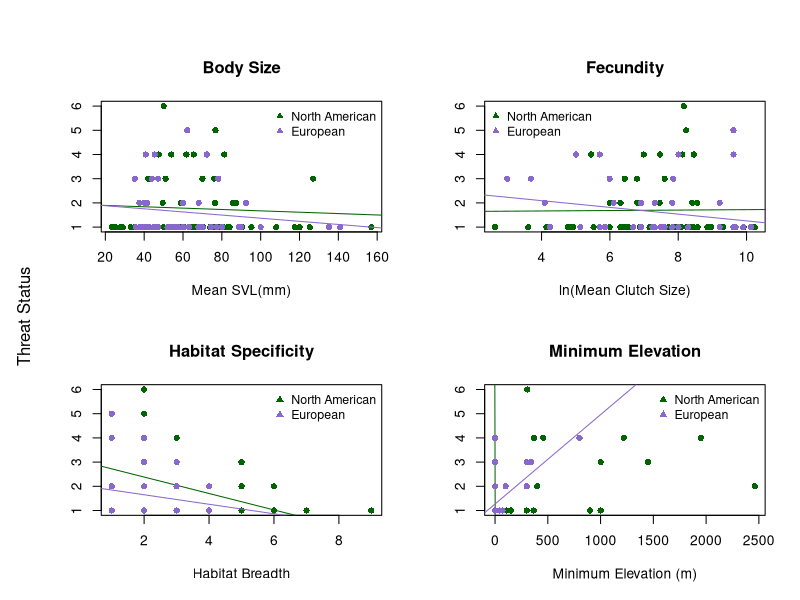
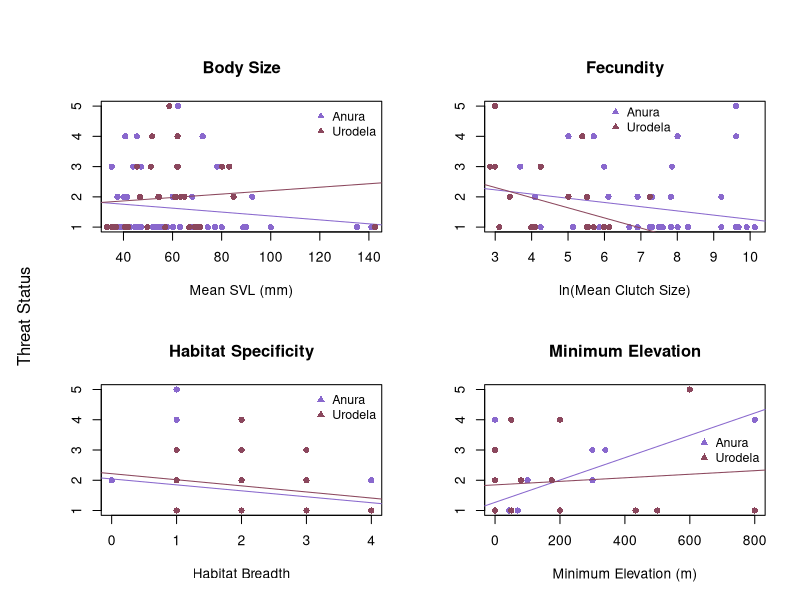

Here is the R script that generated these plots, in order: (Note: this script raises an error after producing the figures.)
# ENEC 395 Undergraduate Research 
# Alicia Wood
# 3/20/17
# Correlates of Extinction Risk in European and North American Amphibians



### Setting my working directory to the folder where all of my data and code are stored

setwd('~/Desktop/Extinction-Risk')

library(dplyr)
library(tidyr)



### Reading in raw data files

NAfrogs = read.table("NorthAmericanFrogs.txt", header=T, sep = '\t', quote = "\"")
NApaired = read.table("NorthAmericanFrogsPaired.txt", header=T, sep='\t', quote = "\"")
EuroAmphib = read.table("EuropeanAmphibians.txt", header=T, sep = '\t', quote = "\"", 
                        na.strings = "DD")
Taxonomy = read.table("Taxonomy.txt", header=T, sep = '\t', quote = "\"")



### Simplifying and preparing data for analysis

#Creating Habitat Breadth columns in both datasets
EuroAmphib$Forest <- apply(EuroAmphib[,c(123:131)], 1, sum)
EuroAmphib$Forest[EuroAmphib$Forest > 0] <- 1
EuroAmphib$Savanna <- apply(EuroAmphib[,c(132:133)], 1, sum)
EuroAmphib$Savanna[EuroAmphib$Savanna > 0] <- 1
EuroAmphib$Shrubland <- apply(EuroAmphib[,c(134:141)], 1, sum)
EuroAmphib$Shrubland[EuroAmphib$Shrubland > 0] <- 1
EuroAmphib$Grassland <- apply(EuroAmphib[,c(142:148)], 1, sum)
EuroAmphib$Grassland[EuroAmphib$Grassland > 0] <- 1
EuroAmphib$Wetlands <- apply(EuroAmphib[,c(149:164)], 1, sum)
EuroAmphib$Wetlands[EuroAmphib$Wetlands > 0] <- 1
EuroAmphib$RockyAreas[EuroAmphib$Habitat_RockyAreas_inland_cliffs_moutain_peaks == 1] <- 1
EuroAmphib$RockyAreas[EuroAmphib$Habitat_RockyAreas_inland_cliffs_moutain_peaks == 0] <- 0
EuroAmphib$Caves <- apply(EuroAmphib[,c(166:167)], 1, sum)
EuroAmphib$Caves[EuroAmphib$Caves > 0] <- 1
EuroAmphib$Deserts <- apply(EuroAmphib[,c(168:170)], 1, sum)
EuroAmphib$Deserts[EuroAmphib$Deserts > 0] <- 1
EuroAmphib$ArtificialTerrestrial <- apply(EuroAmphib[,c(171:176)], 1, sum)
EuroAmphib$ArtificialTerrestrial[EuroAmphib$ArtificialTerrestrial > 0] <- 1
EuroAmphib$Other[EuroAmphib$Habitat_Other_dunes == 1] <- 1
EuroAmphib$Other[EuroAmphib$Habitat_Other_dunes == 0] <- 0
EuroAmphib$HabitatBreadth <- apply(EuroAmphib[,c(255:264)], 1, sum)
NAfrogs$HabitatBreadth <- apply(NAfrogs[,c(22:33)], 1, sum)

#Condensing mean max and min Clutch Size into 1 mean Clutch Size column for NA dataset
NAfrogs$ClutchSize <- ifelse(is.na(NAfrogs$MeanClutchSize), ifelse(is.na(NAfrogs$MaxClutchSize), 
                      ifelse(is.na(NAfrogs$MinClutchSize), NA, NAfrogs$MinClutchSize),
                      ifelse(is.na(NAfrogs$MinClutchSize), NAfrogs$MaxClutchSize, 
                      rowMeans(NAfrogs[,c("MinClutchSize", "MaxClutchSize")]))), 
                      NAfrogs$MeanClutchSize)

#Simplifying NAfrogs SVL data into 1 Mean SVL column
NAfrogs$SVLunspecified <- ifelse(is.na(NAfrogs$MeanSVL_Unspecified_mm), 
                                 ifelse(is.na(NAfrogs$MaxSVL_Unspecified_mm),
                                        ifelse(is.na(NAfrogs$MinSVL_Unspecified_mm), NA, 
                                               NAfrogs$MinSVL_Unspecified_mm), 
                                        ifelse(is.na(NAfrogs$MinSVL_Unspecified_mm), 
                                               NAfrogs$MaxSVL_Unspecified_mm, 
                                               rowMeans(NAfrogs[,c("MinSVL_Unspecified_mm", 
                                                                   "MaxSVL_Unspecified_mm")]))), 
                                 NAfrogs$MeanSVL_Unspecified_mm)
NAfrogs$SVLfemale <- ifelse(is.na(NAfrogs$MeanSVL_Female_mm), 
                            ifelse(is.na(NAfrogs$MaxSVL_Female_mm), 
                                   ifelse(is.na(NAfrogs$MinSVL_Female_mm), NA, 
                                          NAfrogs$MinSVL_Female_mm), 
                                   ifelse(is.na(NAfrogs$MinSVL_Female_mm), 
                                          NAfrogs$MaxSVL_Female_mm, 
                                          rowMeans(NAfrogs[,c("MinSVL_Female_mm", 
                                                              "MaxSVL_Female_mm")]))), 
                            NAfrogs$MeanSVL_Female_mm)
NAfrogs$SVLmale <- ifelse(is.na(NAfrogs$MeanSVL_Male_mm), 
                          ifelse(is.na(NAfrogs$MaxSVL_Male_mm), 
                                 ifelse(is.na(NAfrogs$MinSVL_Male_mm), NA, 
                                        NAfrogs$MinSVL_Male_mm), 
                                 ifelse(is.na(NAfrogs$MinSVL_Male_mm), NAfrogs$MaxSVL_Male_mm, 
                                        rowMeans(NAfrogs[,c("MinSVL_Male_mm", 
                                                            "MaxSVL_Male_mm")]))), 
                          NAfrogs$MeanSVL_Male_mm)
NAfrogs$SVLMFmean <- rowMeans(NAfrogs[,c("SVLfemale", "SVLmale")])
NAfrogs$SVL <- ifelse(!is.na(NAfrogs$SVLunspecified) & !is.na(NAfrogs$SVLfemale) & 
                        !is.na(NAfrogs$SVLmale), rowMeans(NAfrogs[,c("SVLunspecified", 
                                                                     "SVLMFmean")]), 
                      ifelse(is.na(NAfrogs$SVLunspecified), 
                             ifelse(is.na(NAfrogs$SVLfemale), 
                                    ifelse(is.na(NAfrogs$SVLmale), NA, NAfrogs$SVLmale), 
                                    ifelse(is.na(NAfrogs$SVLmale), NAfrogs$SVLfemale, 
                                           NAfrogs$SVLMFmean)), NAfrogs$SVLunspecified))



### Organizing Threat Data

# Creating Continuous Threat Status Values in European Dataset
EuroAmphib$threat[EuroAmphib$IUCN_Status_LeastConcern == 1] <- 1
EuroAmphib$threat[EuroAmphib$IUCN_Status_NearThreatened == 1] <- 2
EuroAmphib$threat[EuroAmphib$IUCN_Status_Vulnerable == 1] <- 3
EuroAmphib$threat[EuroAmphib$IUCN_Status_Endangered == 1] <- 4
EuroAmphib$threat[EuroAmphib$IUCN_Status_CriticallyEndangered == 1] <- 5
# Creating Threat status ordinal values
threat = data.frame(IUCN_Threat_Status = c('LC', 'NT', 'VU', 'EN', 'CR', 'EW'),
                    threat = 1:6)



### Joining in taxonomy and threat datasets

NAfrogs <- merge(NAfrogs, Taxonomy, by = "SpeciesName") %>% left_join(threat)
EuroAmphib <- merge(EuroAmphib, Taxonomy, by = "SpeciesName")



### Dividing European dataset into Anura and Urodela order datasets

Efrogs <- EuroAmphib[EuroAmphib$Order == 'Anura',]
Esalamanders <- EuroAmphib[EuroAmphib$Order == 'Urodela',]



##### Plots and Linear Models



## North American and European Anura Comparison
pdf('plots/NA_Eur_anura.pdf', height = 8, width = 10)
par(mfrow=c(2,2), oma = c(0,2,2,0))
# SVL
plot(NAfrogs$SVL, NAfrogs$threat, xlab = "Mean SVL(mm)", ylab = "", 
     main = "Body Size", col = "darkgreen", pch = 16)
lm_svl_na = lm(NAfrogs$threat ~ NAfrogs$SVL)
abline(lm_svl_na, col = "darkgreen")
summary(lm_svl_na)
points(Efrogs$SVL_Unspecified_mm, Efrogs$threat, 
       col = "mediumpurple3", pch = 16)
lm_svl_e = lm(Efrogs$threat ~ Efrogs$SVL_Unspecified_mm)
abline(lm_svl_e, col = "mediumpurple3")
summary(lm_svl_e)
legend("topright", c("North American", "European"), pch = 17, 
       col = c("darkgreen", "mediumpurple3"), cex = 0.9, bty = "n")
# Clutch Size
plot(log(NAfrogs$ClutchSize), NAfrogs$threat, xlab = "ln(Mean Clutch Size)", ylab = "", 
     main = "Fecundity", col = "darkgreen", pch = 16)
lm_cs_na = lm(NAfrogs$threat ~ log(NAfrogs$ClutchSize))
abline(lm_cs_na, col = "darkgreen")
summary(lm_cs_na)
points(log(Efrogs$Number_of_eggs_or_offspring), Efrogs$threat, 
       col = "mediumpurple3", pch = 16)
lm_cs_e = lm(Efrogs$threat ~ log(Efrogs$Number_of_eggs_or_offspring))
abline(lm_cs_e, col = "mediumpurple3")
summary(lm_cs_e)
legend("topleft", c("North American", "European"), pch = 17, 
       col = c("darkgreen", "mediumpurple3"), cex = 0.9, bty = "n")
# Habitat Breadth
plot(NAfrogs$HabitatBreadth, NAfrogs$threat, xlab = "Habitat Breadth", ylab = "", 
     main = "Habitat Specificity", col = "darkgreen", pch = 16)
lm_hb_na = lm(NAfrogs$threat ~ NAfrogs$HabitatBreadth)
abline(lm_hb_na, col = "darkgreen")
summary(lm_hb_na)
points(Efrogs$HabitatBreadth, Efrogs$threat, 
       col = "mediumpurple3", pch = 16)
lm_hb_e = lm(Efrogs$threat ~ Efrogs$HabitatBreadth)
abline(lm_hb_e, col = "mediumpurple3")
summary(lm_hb_e)
legend("topright", c("North American", "European"), pch = 17, 
       col = c("darkgreen", "mediumpurple3"), cex = 0.9, bty = "n")
# Minimum Elevation
plot(NAfrogs$MinElevation_m, NAfrogs$threat, xlab = "Minimum Elevation (m)", 
     ylab = "", main = "Minimum Elevation", 
     col = "darkgreen", pch = 16)
lm_me_na = lm(NAfrogs$threat ~ NAfrogs$MinElevation_m)
abline(lm_me_na, col = "darkgreen")
summary(lm_me_na)
points(Efrogs$Altitude_min, Efrogs$threat, col = "mediumpurple3", pch = 16)
lm_me_e = lm(Efrogs$threat ~ Efrogs$Altitude_min)
abline(lm_me_e, col = "mediumpurple3")
summary(lm_me_e)
legend("topright", c("North American", "European"), pch = 17, 
       col = c("darkgreen", "mediumpurple3"), cex = 0.9, bty = "n")
mtext("Threat Status", side = 2, outer = TRUE)
dev.off()

# Multi-Variable Linear Model North American Frogs
Multi_lm_na = lm(NAfrogs$threat ~ NAfrogs$SVL + NAfrogs$ClutchSize + 
                   NAfrogs$HabitatBreadth + NAfrogs$MinElevation_m)
summary(Multi_lm_na)
# Multi-Variable Linear Model European Frogs
Multi_lm_e = lm(Efrogs$threat ~ Efrogs$SVL_Unspecified_mm + 
                  Efrogs$Number_of_eggs_or_offspring + 
                  Efrogs$HabitatBreadth + Efrogs$Altitude_min)
summary(Multi_lm_e)


## European Anura and Urodela Comparison
pdf('plots/EurF_EurS.pdf', height = 8, width = 10)
par(mfrow=c(2,2), oma = c(0,2,2,0))
# SVL
plot(Efrogs$SVL_Unspecified_mm, Efrogs$threat, xlab = "Mean SVL (mm)", ylab = "", 
     col = "mediumpurple3", main = "Body Size", pch = 16)
lm_svl_f = lm(Efrogs$threat ~ Efrogs$SVL_Unspecified_mm)
abline(lm_svl_f, col = "mediumpurple3")
summary(lm_svl_f)
points(Esalamanders$SVL_Unspecified_mm, Esalamanders$threat, 
       col = "palevioletred4", pch = 16)
lm_svl_s = lm(Esalamanders$threat ~ Esalamanders$SVL_Unspecified_mm)
abline(lm_svl_s, col = "palevioletred4")
summary(lm_svl_s)
legend("topright", c("Anura", "Urodela"), pch = 17, 
       col = c("mediumpurple3", "palevioletred4"), cex = 0.9, bty = "n")
# Clutch Size
plot(log(Efrogs$Number_of_eggs_or_offspring), Efrogs$threat, xlab = "ln(Mean Clutch Size)", 
     ylab = "", col = "mediumpurple3", main = "Fecundity", pch = 16)
lm_cs_f = lm(Efrogs$threat ~ log(Efrogs$Number_of_eggs_or_offspring))
abline(lm_cs_f, col = "mediumpurple3")
summary(lm_cs_f)
points(log(Esalamanders$Number_of_eggs_or_offspring), Esalamanders$threat, 
       col = "palevioletred4", pch = 16)
lm_cs_s = lm(Esalamanders$threat ~ log(Esalamanders$Number_of_eggs_or_offspring))
abline(lm_cs_s, col = "palevioletred4")
summary(lm_cs_s)
legend(6,5.3, c("Anura", "Urodela"), pch = 17, 
       col = c("mediumpurple3", "palevioletred4"), cex = 0.9, bty = "n")
# Habitat Breadth
plot(Efrogs$HabitatBreadth, Efrogs$threat, xlab = "Habitat Breadth", 
     ylab = "", col = "mediumpurple3", main = "Habitat Specificity", pch = 16)
lm_hb_f = lm(Efrogs$threat ~ Efrogs$HabitatBreadth)
abline(lm_hb_f, col = "mediumpurple3")
summary(lm_hb_f)
points(Esalamanders$HabitatBreadth, Esalamanders$threat, 
       col = "palevioletred4", pch = 16)
lm_hb_s = lm(Esalamanders$threat ~ Esalamanders$HabitatBreadth)
abline(lm_hb_s, col = "palevioletred4")
summary(lm_hb_s)
legend("topright", c("Anura", "Urodela"), pch = 17, 
       col = c("mediumpurple3", "palevioletred4"), cex = 0.9, bty = "n")
# Minimum Elevation
plot(Efrogs$Altitude_min, Efrogs$threat, xlab = "Minimum Elevation (m)", 
     ylab = "", col = "mediumpurple3", 
     main = "Minimum Elevation", pch = 16)
lm_me_f = lm(Efrogs$threat ~ Efrogs$Altitude_min)
abline(lm_me_f, col = "mediumpurple3")
summary(lm_me_f)
points(Esalamanders$Altitude_min, Esalamanders$threat, 
       col = "palevioletred4", pch = 16)
lm_me_s = lm(Esalamanders$threat ~ Esalamanders$Altitude_min)
abline(lm_me_s, col = "palevioletred4")
summary(lm_me_s)
legend("right", c("Anura", "Urodela"), pch = 17, 
       col = c("mediumpurple3", "palevioletred4"), cex = 0.9, bty = "n")
mtext("Threat Status", outer = TRUE, side = 2)
dev.off()

# Multi-Variable Linear Model European Frogs
Multi_lm_e = lm(Efrogs$threat ~ Efrogs$SVL_Unspecified_mm + 
                  Efrogs$Number_of_eggs_or_offspring + 
                  Efrogs$HabitatBreadth + Efrogs$Altitude_min)
summary(Multi_lm_e)
# Multi-Variable Linear Model European Frogs
Multi_lm_s = lm(Esalamanders$threat ~ Esalamanders$SVL_Unspecified_mm + 
                  Esalamanders$Number_of_eggs_or_offspring + 
                  Esalamanders$HabitatBreadth + 
                  Esalamanders$Altitude_min)
summary(Multi_lm_s)



#### Paired Analysis


#preparing the paired dataset
NApaired$HabitatBreadth1 <- apply(NApaired[,c(24:35)], 1, sum)
NApaired$HabitatBreadth2 <- apply(NApaired[,c(63:74)], 1, sum)

NApaired$ClutchSize1 <- ifelse(is.na(NApaired$MeanClutchSize1), 
                               ifelse(is.na(NApaired$MaxClutchSize1), 
                                      ifelse(is.na(NApaired$MinClutchSize1), NA, 
                                             NApaired$MinClutchSize1), 
                                      ifelse(is.na(NApaired$MinClutchSize1), 
                                             NApaired$MaxClutchSize1, 
                                             rowMeans(NApaired[,c("MinClutchSize1", 
                                                                  "MaxClutchSize1")]))), 
                               NApaired$MeanClutchSize1)
NApaired$ClutchSize2 <- ifelse(is.na(NApaired$MeanClutchSize2), 
                               ifelse(is.na(NApaired$MaxClutchSize2), 
                                      ifelse(is.na(NApaired$MinClutchSize2), NA, 
                                             NApaired$MinClutchSize2), 
                                      ifelse(is.na(NApaired$MinClutchSize2), 
                                             NApaired$MaxClutchSize2, 
                                             rowMeans(NApaired[,c("MinClutchSize2", 
                                                                  "MaxClutchSize2")]))), 
                               NApaired$MeanClutchSize2)

NApaired$SVLunspecified1 <- ifelse(is.na(NApaired$MeanSVL_Unspecified_mm1), 
                                   ifelse(is.na(NApaired$MaxSVL_Unspecified_mm1), 
                                          ifelse(is.na(NApaired$MinSVL_Unspecified_mm1), NA, 
                                                 NApaired$MinSVL_Unspecified_mm1), 
                                          ifelse(is.na(NApaired$MinSVL_Unspecified_mm1), 
                                                 NApaired$MaxSVL_Unspecified_mm1, 
                                                 rowMeans(NApaired[,c("MinSVL_Unspecified_mm1", 
                                                                      "MaxSVL_Unspecified_mm1")]))), 
                                   NApaired$MeanSVL_Unspecified_mm1)
NApaired$SVLfemale1 <- ifelse(is.na(NApaired$MeanSVL_Female_mm1), 
                              ifelse(is.na(NApaired$MaxSVL_Female_mm1), 
                                     ifelse(is.na(NApaired$MinSVL_Female_mm1), NA, 
                                            NApaired$MinSVL_Female_mm1), 
                                     ifelse(is.na(NApaired$MinSVL_Female_mm1), 
                                            NApaired$MaxSVL_Female_mm1, 
                                            rowMeans(NApaired[,c("MinSVL_Female_mm1", 
                                                                 "MaxSVL_Female_mm1")]))), 
                              NApaired$MeanSVL_Female_mm1)
NApaired$SVLmale1 <- ifelse(is.na(NApaired$MeanSVL_Male_mm1), 
                            ifelse(is.na(NApaired$MaxSVL_Male_mm1), 
                                   ifelse(is.na(NApaired$MinSVL_Male_mm1), NA, 
                                          NApaired$MinSVL_Male_mm1), 
                                   ifelse(is.na(NApaired$MinSVL_Male_mm1), 
                                          NApaired$MaxSVL_Male_mm1, 
                                          rowMeans(NApaired[,c("MinSVL_Male_mm1", 
                                                               "MaxSVL_Male_mm1")]))), 
                            NApaired$MeanSVL_Male_mm1)
NApaired$SVLMFmean1 <- rowMeans(NApaired[,c("SVLfemale1", "SVLmale1")])
NApaired$SVL1 <- ifelse(!is.na(NApaired$SVLunspecified1) & !is.na(NApaired$SVLfemale1) & 
                          !is.na(NApaired$SVLmale1),
                        rowMeans(NApaired[,c("SVLunspecified1", "SVLMFmean1")]), 
                        ifelse(is.na(NApaired$SVLunspecified1), 
                               ifelse(is.na(NApaired$SVLfemale1), 
                                      ifelse(is.na(NApaired$SVLmale1), NA, 
                                             NApaired$SVLmale1), 
                                      ifelse(is.na(NApaired$SVLmale1), 
                                             NApaired$SVLfemale1, NApaired$SVLMFmean1)), 
                               NApaired$SVLunspecified1))
NApaired$SVLunspecified2 <- ifelse(is.na(NApaired$MeanSVL_Unspecified_mm2), 
                                   ifelse(is.na(NApaired$MaxSVL_Unspecified_mm2), 
                                          ifelse(is.na(NApaired$MinSVL_Unspecified_mm2), NA, 
                                                 NApaired$MinSVL_Unspecified_mm2), 
                                          ifelse(is.na(NApaired$MinSVL_Unspecified_mm2), 
                                                 NApaired$MaxSVL_Unspecified_mm2, 
                                                 rowMeans(NApaired[,c("MinSVL_Unspecified_mm2", 
                                                                      "MaxSVL_Unspecified_mm2")]))), 
                                   NApaired$MeanSVL_Unspecified_mm2)
NApaired$SVLfemale2 <- ifelse(is.na(NApaired$MeanSVL_Female_mm2), 
                              ifelse(is.na(NApaired$MaxSVL_Female_mm2), 
                                     ifelse(is.na(NApaired$MinSVL_Female_mm2), NA, 
                                            NApaired$MinSVL_Female_mm2), 
                                     ifelse(is.na(NApaired$MinSVL_Female_mm2), 
                                            NApaired$MaxSVL_Female_mm2, 
                                            rowMeans(NApaired[,c("MinSVL_Female_mm2", 
                                                                 "MaxSVL_Female_mm2")]))), 
                              NApaired$MeanSVL_Female_mm2)
NApaired$SVLmale2 <- ifelse(is.na(NApaired$MeanSVL_Male_mm2), 
                            ifelse(is.na(NApaired$MaxSVL_Male_mm2), 
                                   ifelse(is.na(NApaired$MinSVL_Male_mm2), NA, 
                                          NApaired$MinSVL_Male_mm2), 
                                   ifelse(is.na(NApaired$MinSVL_Male_mm2), 
                                          NApaired$MaxSVL_Male_mm2, 
                                          rowMeans(NApaired[,c("MinSVL_Male_mm2", 
                                                               "MaxSVL_Male_mm2")]))), 
                            NApaired$MeanSVL_Male_mm2)
NApaired$SVLMFmean2 <- rowMeans(NApaired[,c("SVLfemale2", "SVLmale2")])
NApaired$SVL2 <- ifelse(!is.na(NApaired$SVLunspecified2) & !is.na(NApaired$SVLfemale2) & 
                          !is.na(NApaired$SVLmale2), 
                        rowMeans(NApaired[,c("SVLunspecified2", "SVLMFmean2")]), 
                        ifelse(is.na(NApaired$SVLunspecified2), 
                               ifelse(is.na(NApaired$SVLfemale2), 
                                      ifelse(is.na(NApaired$SVLmale2), NA, 
                                             NApaired$SVLmale2), 
                                      ifelse(is.na(NApaired$SVLmale2), NApaired$SVLfemale2, 
                                             NApaired$SVLMFmean2)), NApaired$SVLunspecified2))


## Wilcoxon Tests
wilcox.test(NApaired$SVL1, NApaired$SVL2, paired = TRUE)
wilcox.test(NApaired$ClutchSize1, NApaired$ClutchSize2, paired = TRUE)
wilcox.test(NApaired$HabitatBreadth1, NApaired$HabitatBreadth2, paired = TRUE)
wilcox.test(NApaired$MinElevation_m1, NApaired$MinElevation_m2, paired = TRUE)

## Creating Difference Columns
NApaired$SVLdiff = NApaired$SVL2 - NApaired$SVL1
NApaired$ClutchSizediff = NApaired$ClutchSize2 - NApaired$ClutchSize1
NApaired$HabitatBreadthdiff = NApaired$HabitatBreadth2 - NApaired$HabitatBreadth1
NApaired$MinElevationdiff = NApaired$MinElevation_m2 - NApaired$MinElevation_m1

# Paired Difference Boxplots
pdf('plots/paired.pdf', height = 8, width = 10)
boxplot(NApaired[, c('SVLdiff', 'ClutchSizediff', 
                     'HabitatBreadthdiff', "MinElevationdiff")], 
        names = c("Mean SVL (mm)", "Mean Clutch Size", 
                  "Habitat Breadth", "Minimum Elevation (m)"))
abline(h=0, col = "blue")
dev.off()

pdf('plots/pairedseparate.pdf', height = 8, width = 10)
par(mfrow=c(2,2))
boxplot(NApaired$SVLdiff)
abline(h=0, col = "blue")
boxplot(NApaired$ClutchSizediff)
abline(h=0, col = "blue")
boxplot(NApaired$HabitatBreadthdiff)
abline(h=0, col = "blue")
boxplot(NApaired$MinElevationdiff)
abline(h=0, col = "blue")
dev.off()
